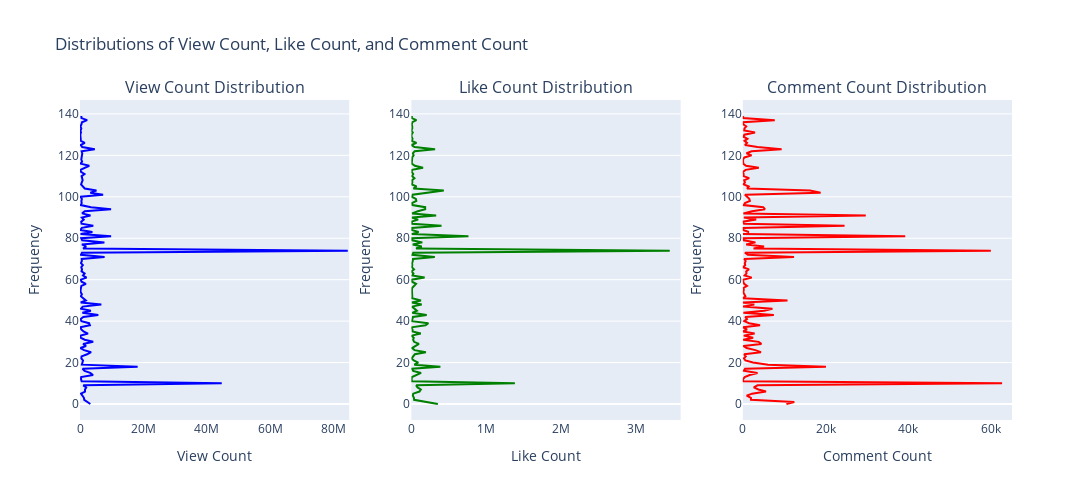

The cell this chart's notebook holds for it:
### Code cell
import plotly.express as px
from plotly.subplots import make_subplots
import plotly.graph_objects as go

# Create a 1x3 subplot
fig = make_subplots(rows=1, cols=3, subplot_titles=("View Count Distribution", "Like Count Distribution", "Comment Count Distribution"))

# View Count Distribution
fig.add_trace(
    go.Histogram(x=trending_videos['view_count'], nbinsx=30, marker_color='blue', name='View Count', histnorm='density'),
    row=1, col=1
)
# Add KDE for View Count
fig.add_trace(
    go.Scatter(x=trending_videos['view_count'], y=px.histogram(trending_videos, x='view_count', nbins=30, histnorm='density').data[0]['y'], mode='lines', line=dict(color='blue'), showlegend=False),
    row=1, col=1
)

# Like Count Distribution
fig.add_trace(
    go.Histogram(x=trending_videos['like_count'], nbinsx=30, marker_color='green', name='Like Count', histnorm='density'),
    row=1, col=2
)
# Add KDE for Like Count
fig.add_trace(
    go.Scatter(x=trending_videos['like_count'], y=px.histogram(trending_videos, x='like_count', nbins=30, histnorm='density').data[0]['y'], mode='lines', line=dict(color='green'), showlegend=False),
    row=1, col=2
)

# Comment Count Distribution
fig.add_trace(
    go.Histogram(x=trending_videos['comment_count'], nbinsx=30, marker_color='red', name='Comment Count', histnorm='density'),
    row=1, col=3
)
# Add KDE for Comment Count
fig.add_trace(
    go.Scatter(x=trending_videos['comment_count'], y=px.histogram(trending_videos, x='comment_count', nbins=30, histnorm='density').data[0]['y'], mode='lines', line=dict(color='red'), showlegend=False),
    row=1, col=3
)

# Update layout
fig.update_layout(
    title_text="Distributions of View Count, Like Count, and Comment Count",
    height=500, width=1200,
    showlegend=False,
    xaxis_title_text='Count', yaxis_title_text='Frequency',
)

# Update axis titles for each subplot
fig.update_xaxes(title_text="View Count", row=1, col=1)
fig.update_xaxes(title_text="Like Count", row=1, col=2)
fig.update_xaxes(title_text="Comment Count", row=1, col=3)

fig.update_yaxes(title_text="Frequency", row=1, col=1)
fig.update_yaxes(title_text="Frequency", row=1, col=2)
fig.update_yaxes(title_text="Frequency", row=1, col=3)

fig.show()

### Figure 1 — Plotly figure (JSON) as saved in the notebook; plotly's stock layout.template omitted (floating-point values rounded to 4 significant figures; data arrays with more than 128 entries replaced by an {"elided": "..."} marker saying what was removed)
{"data": [{"histnorm": "density", "marker": {"color": "blue"}, "name": "View Count", "nbinsx": 30, "type": "histogram", "x": {"elided": "140 int values"}, "xaxis": "x", "yaxis": "y"}, {"line": {"color": "blue"}, "mode": "lines", "showlegend": false, "type": "scatter", "x": {"elided": "140 int values"}, "xaxis": "x", "yaxis": "y"}, {"histnorm": "density", "marker": {"color": "green"}, "name": "Like Count", "nbinsx": 30, "type": "histogram", "x": {"elided": "140 int values"}, "xaxis": "x2", "yaxis": "y2"}, {"line": {"color": "green"}, "mode": "lines", "showlegend": false, "type": "scatter", "x": {"elided": "140 int values"}, "xaxis": "x2", "yaxis": "y2"}, {"histnorm": "density", "marker": {"color": "red"}, "name": "Comment Count", "nbinsx": 30, "type": "histogram", "x": {"elided": "140 int values"}, "xaxis": "x3", "yaxis": "y3"}, {"line": {"color": "red"}, "mode": "lines", "showlegend": false, "type": "scatter", "x": {"elided": "140 int values"}, "xaxis": "x3", "yaxis": "y3"}], "layout": {"annotations": [{"font": {"size": 16}, "showarrow": false, "text": "View Count Distribution", "x": 0.1444, "xanchor": "center", "xref": "paper", "y": 1, "yanchor": "bottom", "yref": "paper"}, {"font": {"size": 16}, "showarrow": false, "text": "Like Count Distribution", "x": 0.5, "xanchor": "center", "xref": "paper", "y": 1, "yanchor": "bottom", "yref": "paper"}, {"font": {"size": 16}, "showarrow": false, "text": "Comment Count Distribution", "x": 0.8556, "xanchor": "center", "xref": "paper", "y": 1, "yanchor": "bottom", "yref": "paper"}], "height": 500, "showlegend": false, "title": {"text": "Distributions of View Count, Like Count, and Comment Count"}, "width": 1200, "xaxis": {"anchor": "y", "domain": [0, 0.2889], "title": {"text": "View Count"}}, "xaxis2": {"anchor": "y2", "domain": [0.3556, 0.6444], "title": {"text": "Like Count"}}, "xaxis3": {"anchor": "y3", "domain": [0.7111, 1], "title": {"text": "Comment Count"}}, "yaxis": {"anchor": "x", "domain": [0, 1], "title": {"text": "Frequency"}}, "yaxis2": {"anchor": "x2", "domain": [0, 1], "title": {"text": "Frequency"}}, "yaxis3": {"anchor": "x3", "domain": [0, 1], "title": {"text": "Frequency"}}}}
